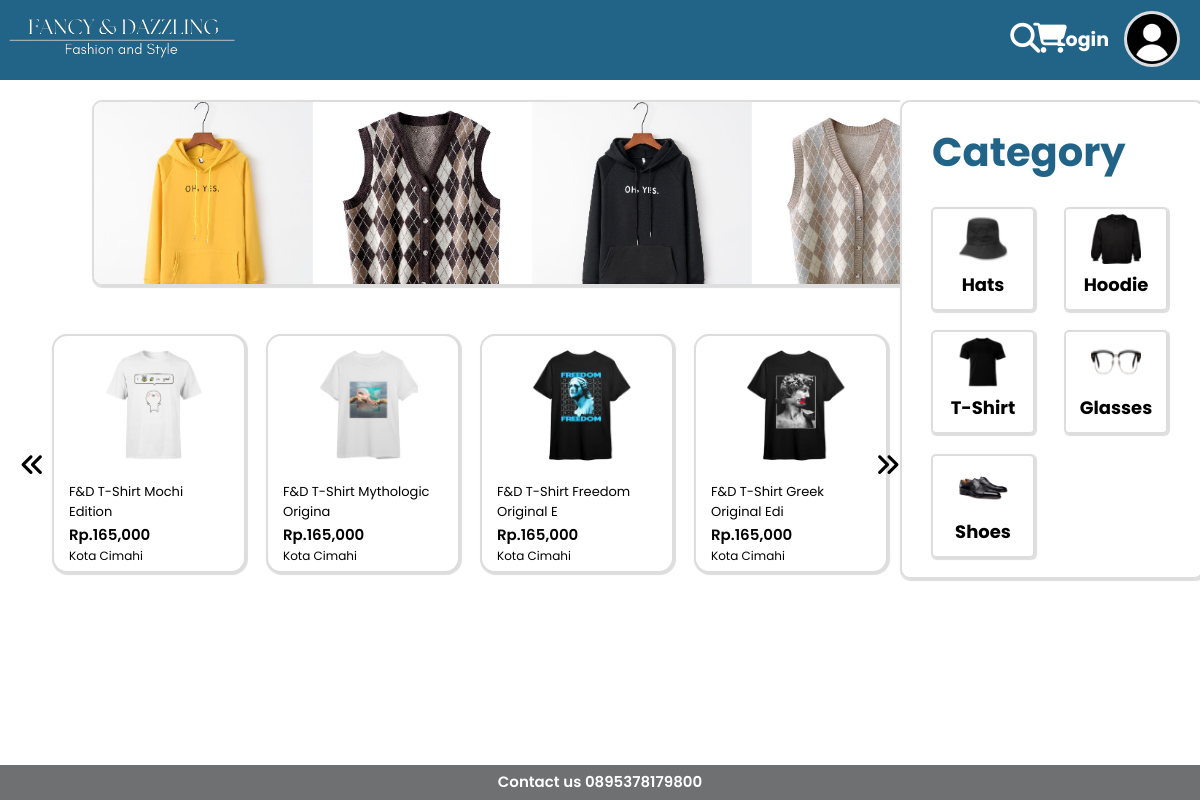
The page /app/views/user/home/home.php on the database its author committed.
### tables this page shows
CREATE TABLE `tb_product` (
  `id_product` int(11) NOT NULL,
  `id_category` int(11) DEFAULT NULL,
  `product_name` varchar(100) NOT NULL,
  `product_price` int(11) NOT NULL,
  `product_condition` varchar(50) NOT NULL,
  `product_desc` text NOT NULL,
  `product_image` varchar(100) NOT NULL,
  `product_status` tinyint(1) NOT NULL,
  `date_created` timestamp NOT NULL DEFAULT current_timestamp()
);

CREATE TABLE `tb_category` (
  `id_category` int(11) NOT NULL,
  `category_name` varchar(25) NOT NULL,
  `category_picture` varchar(100) DEFAULT NULL
);

CREATE TABLE `tb_user` (
  `id_user` int(11) NOT NULL,
  `username` varchar(35) NOT NULL,
  `nama` varchar(40) NOT NULL,
  `password` varchar(200) NOT NULL,
  `tgl_lahir` date NOT NULL,
  `jk` varchar(12) NOT NULL,
  `email` varchar(30) NOT NULL,
  `telp` varchar(20) NOT NULL,
  `alamat` text NOT NULL,
  `gambar` varchar(100) NOT NULL,
  `level` enum('admin','user') NOT NULL
);

### app/views/user/home/home.php (the view, shortened to what this page needs)
<?php
require '../../../core/db.php';
$kontak = mysqli_query($conn, "SELECT telp FROM tb_user WHERE id_user = 1");
$a = mysqli_fetch_object($kontak);
$session = $_SESSION['id_user'];
$query = mysqli_query($conn, "SELECT * FROM tb_user WHERE id_user = '$session' ");
$d = mysqli_fetch_object($query);
 ?>
<!DOCTYPE html>
<html lang="en">
<head>
	<link rel="stylesheet" href="../../../../public/css/home.css">
</head>
<body>
	<div class="container">
		<nav>
			<div class="logo">
				<a href="../home/home.php"><img src="../../../../public/image/imgp/logo.png" alt=""></a>
			</div>
			<div class="search">
				<a href="../product/product.php">
					<i class="fa-solid fa-magnifying-glass"></i>
				</a>
			</div>
			<div class="cart">
				<a href="../cart/cart.php">
					<i class="fa-solid fa-cart-shopping"></i>
				</a>
			</div>
			<?php if (empty($d)){?>
				<a href="../login/login.php">
				<div class="profile">
					<h3>Login</h3>
					<img src="../../../../public/image/imgp/profile.png" class="foto">
				</div>
				</a>
			<?php } ?>
		</nav>
		<div class="main">
			<div class="product">
				<div class="iklan">
					<img src="../../../../public/image/IndexImage/hero.png">
				</div>
				<div class="container-product">
						<div class="carousel">
							<div class="slider">
								<section>
									<?php
										$produk = mysqli_query($conn, "SELECT * FROM tb_product WHERE product_status = 1 ORDER BY id_product DESC LIMIT 4");
										if (mysqli_num_rows($produk) > 0) {
										while ($p = mysqli_fetch_array($produk)) {
									?>
										<a href="../detail-product/detail-product.php?id=<?= $p['id_product'] ?>&cat=<?= $p['id_category'] ?>">
											<div class="isi">
													<img src="../../../../public/image/Product/<?= $p['product_image'] ?>">
													<h1><?= substr($p['product_name'], 0, 30)  ?></h1>
													<h2>Rp.<?= number_format($p['product_price']) ?></h2>
													<p>Kota Cimahi</p>
											</div>
										</a>
									<?php }} else { ?>
										<p>Product not found</p>
									<?php } ?>
								</section>
							</div>
							<div class="control">
                            	<span class="arrow left"><i class="fa-solid fa-angles-left"></i></span>
                            	<span class="arrow right"><i class="fa-solid fa-angles-right"></i></span>
                        	</div>
						</div>
					</div>
				</div>
			<div class="category">
				<div class="main-category">
					<h1>Category</h1>
					<?php
					$kategori = mysqli_query($conn, "SELECT * FROM tb_category ORDER BY id_category DESC LIMIT 6");
					if (mysqli_num_rows($kategori) > 0) {
						while($k = mysqli_fetch_array($kategori)){
					 ?>
					<a href="../product/product.php?cat=<?= $k['id_category'] ?>">
					<div class="isi-category" id="shoes">
						<img src="../../../../public/image/category/<?= $k['category_picture'] ?>" alt="">
						<p><?= $k['category_name'] ?></p>
					</div>
					</a>
					<?php }} else { ?>
						<p>Category not found</p>
					<?php  } ?>
				</div>
			</div>
		</div>
		<div class="footer">
			<p>Contact us <?= $a->telp ?></p>
		</div>
	</div>
</body>
</html>

### public/css/home.css (style rules this page uses)
* { margin: 0; padding: 0; text-decoration: none; color: black; }
body, input { font-family: "Poppins", sans-serif; }
.container { width: 100%; height: 100%; }
nav { height: 80px; background-color: #216487; display: flex; position: relative; justify-content: space-between; }
.logo img { width: 230px; height: 42px; padding-top: 17px; padding-left: 7px; }
.search { width: 50px; height: 50px; padding-top: 23px; margin-left: 100px; margin-right: -700px; }
.search i { font-size: 30px; color: #fff; transition: 0.5s; }
.cart { width: 50px; height: 50px; padding-top: 23px; margin-right: -700px; }
.cart i { font-size: 30px; color: #fff; transition: 0.5s; }
.profile { display: flex; padding-right: 20px; padding-top: 11px; }
.profile h3 { padding-top: 14px; padding-right: 15px; font-size: 19px; color: #fff; font-weight: bold; }
.foto { width: 50px; height: 50px; border: 3px solid #ddd; border-radius: 100%; }
.main { height: 520px; display: flex; }
.product { width: 75%; background-color: #fff; }
.iklan img { margin: 20px 70px 10px 92px; width: 875px; height: 182px; border: 2px solid #ddd; border-radius: 10px; box-shadow: 1px 1px 1px 1px #ddd; }
.container-product { width: 100%; margin: auto; margin-left: 10px; }
.carousel { height: 300px; position: relative; overflow: hidden; }
.slider { height: 100%; display: flex; width: 400%; transition: all 0.3s; }
.slider section { flex-basis: 25%; display: flex; justify-content: center; align-items: center; }
.control .arrow { position: absolute; top: 50%; cursor: pointer; }
.arrow.left { left: 10px; }
.arrow.right { right: 10px; }
.arrow i { font-size: 25px; transition: 0.2s; }
.isi { width: 190px; height: 235px; margin-left: 20px; background-color: #fff; border: 2px solid #ddd; border-radius: 15px; box-shadow: 1px 1px 1px 1px #ddd; transition: 0.5s; }
.isi img { width: 100px; height: 139px; padding-left: 50px; }
.isi h1 { font-size: 13px; margin: auto 15px; font-weight: 400; }
.isi h2 { font-size: 15px; font-weight: 600; margin: 1px 15px; }
.isi p { font-size: 12px; margin: 0 15px; }
.category { width: 25%; background-color: #fff; }
.main-category { width: 300px; height: 475px; margin: 20px auto; border: 2px solid #ddd; border-radius: 10px; display: flex; flex-wrap: wrap; box-shadow: 1px 1px 1px 1px #ddd; }
.main-category > h1 { padding: 20px 30px 5px 30px; font-size: 40px; color: #216487; }
.isi-category { width: 100px; height: 100px; border: 2px solid #ddd; margin: auto; border-radius: 5px; box-shadow: 1px 1px 1px 1px #ddd; margin-left: 29px; transition: 0.5s; }
.isi-category img { width: 50px; height: 50px; padding-top: 5px; padding-left: 25px; }
.isi-category p { font-size: 18px; text-align: center; font-weight: bold; }
.footer { height: 35px; background-color: #6E7071; position: absolute; bottom: 0; left: 0; right: 0; }
.footer p { text-align: center; font-size: 15px; padding-top: 5px; font-weight: 600; color: #fff; }

### rows shown on the page
tb_product: product_image (picture), product_name "F&D T-Shirt Mochi Edition", product_price "165,000"
tb_product: product_image (picture), product_name "F&D T-Shirt Mythologic Origina", product_price "165,000"
tb_product: product_image (picture), product_name "F&D T-Shirt Freedom Original E", product_price "165,000"
tb_product: product_image (picture), product_name "F&D T-Shirt Greek Original Edi", product_price "165,000"
tb_category: category_picture (picture), category_name "Hats"
tb_category: category_picture (picture), category_name "Hoodie"
tb_category: category_picture (picture), category_name "T-Shirt"
tb_category: category_picture (picture), category_name "Glasses"
tb_category: category_picture (picture), category_name "Shoes"
tb_user: telp "0895378179800"
